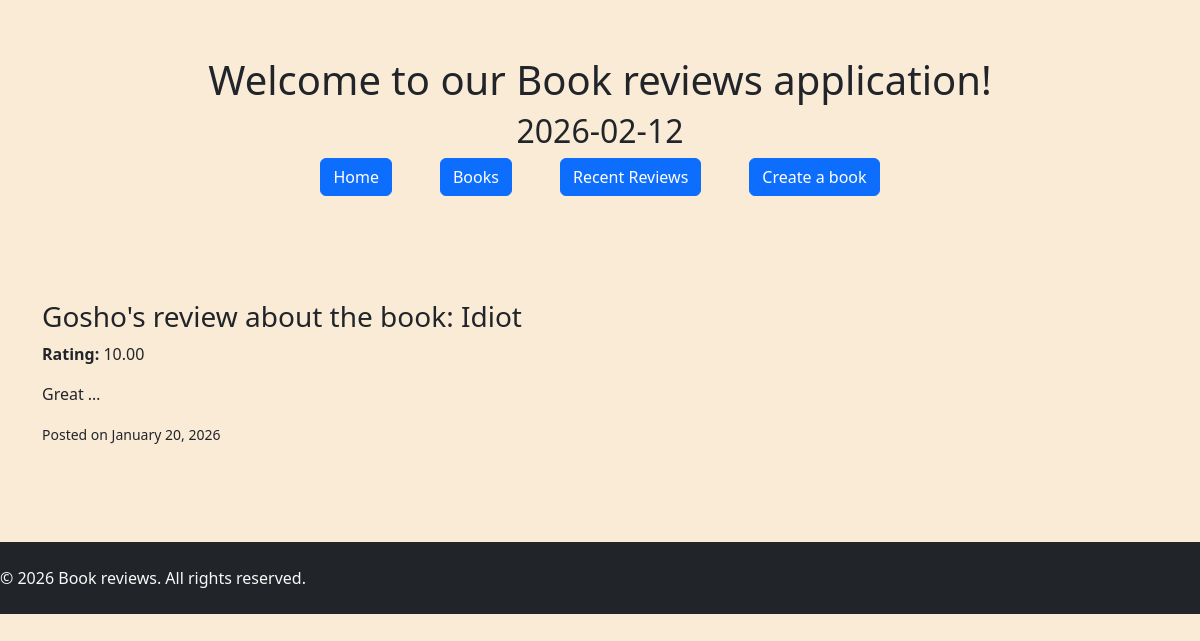
The app's page /reviews/idiot, older data.
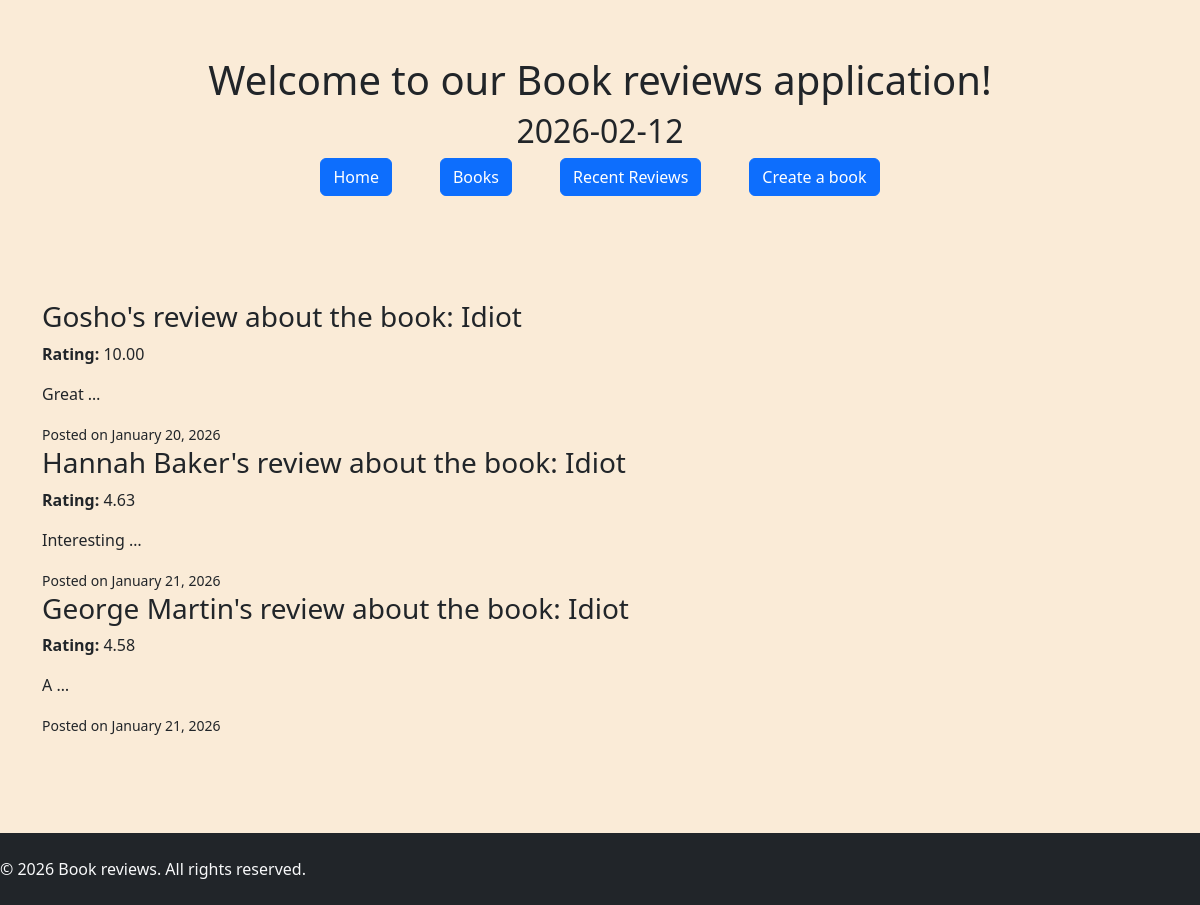
The same page, newer data.
### reviews/models.py (models this page shows, shortened)
class Review(models.Model):
    author = models.CharField(max_length=255)
    body = models.TextField()
    rating = models.DecimalField(max_digits=4, decimal_places=2)
    created_at = models.DateTimeField(auto_now_add=True)
    book = models.ForeignKey('books.Book', on_delete=models.CASCADE, related_name="reviews")

### books/models.py (models this page shows, shortened)
class Book(models.Model):
    GENRE_CHOICES = [
        ("Fiction", "Fiction"),
        ("Non-Fiction", "Non-Fiction"),
        ("Fantasy", "Fantasy"),
        ("Science", "Science"),
        ("Biography", "Biography"),
        ("History", "History"),
    ]
    title = models.CharField(max_length=255, unique=True)
    price = models.DecimalField(max_digits=6, decimal_places=2,  validators=[RangeValidator(0, 1000, message='Price should be in the range 0 - 1000')])
    isbn = models.CharField(max_length=12, unique=False)
    genre = models.CharField(max_length=50, choices=GENRE_CHOICES)
    publishing_date = models.DateField()
    description = models.TextField()
    image_url = models.URLField()
    cover_img = models.ImageField(blank=True, null=True)
    slug = models.SlugField(max_length=255, blank=True)
    updated_at = models.DateTimeField(auto_now=True)

### reviews/views.py (the view)
# urls.py: path('<slug:slug>', book_reviews, name='review')
def book_reviews(request, slug):
    book = get_object_or_404(Book, slug=slug)
    reviews = book.reviews.all()
    context = {
        'reviews': reviews
    }
    return render(request, 'reviews/review_details.html', context)

### templates/reviews/review_details.html
{% extends 'common/home_page.html' %}
{% block content %}
    {% for review in reviews %}
        {% include 'reviews/_review_card.html' %}
    {% empty %}
    <h2>No books</h2>
    {% endfor %}
{% endblock %}

### templates/reviews/_review_card.html
    <article class="review-card">
    <header>
        <h3>{{ review.author }}'s review about the book: {{ review.book.title }}</h3>
    </header>
    <section>
        <p>
            <strong>Rating:</strong>
            {{ review.rating }}
        </p>
        <p>
            {{ review.body|truncatewords:1|default:"No review content available." }}
        </p>
    </section>
    <footer>
        <small>
            Posted on {{ review.created_at|date:"F j, Y" }}
        </small>
    </footer>
</article>

Row changes from the older to the newer data that the page shows:
added Review: author "Hannah Baker", book "Idiot", rating "4.63", body "Interesting …", created_at "January 21, 2026"
added Review: author "George Martin", book "Idiot", rating "4.58", body "A …", created_at "January 21, 2026"
